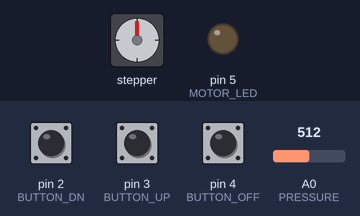
Bench run of a sketch on a simulated Arduino Uno, built with avr-gcc and run on an emulated ATmega328P. Shown: stepper motor, output pins drawn as LEDs (lit = HIGH). The test bench sets the inputs (shaded band); at power-on: pin 4 (BUTTON_OFF) LOW, A0 (PRESSURE) = 512, pin 2 (BUTTON_DN) LOW, pin 3 (BUTTON_UP) LOW. Stepper angles assume 200 steps per turn.

Above: at 1.2 s.
1.3 s: pin 4 (BUTTON_OFF) pulled HIGH for 0.15 s
At 2.2 s:
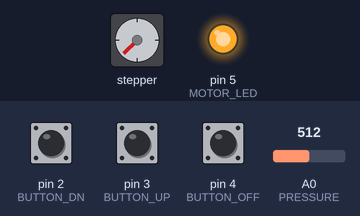
3.3 s: A0 (PRESSURE) set to 480
4.8 s: A0 (PRESSURE) set to 454
At 5.5 s:
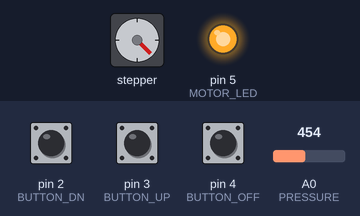
6.6 s: pin 2 (BUTTON_DN) pulled HIGH for 1 s
At 8.1 s:
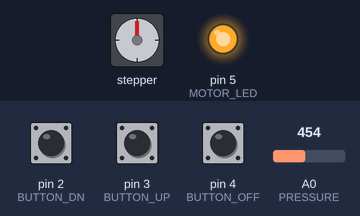
Timing chart, 0 to 9.6 s (numbered marks = the images above; inputs shaded):
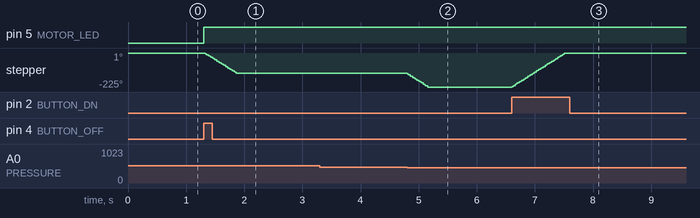

Measured:
- the behaviour switches between 466 and 465 on A0 (PRESSURE) (found by bisection; images 1 and 2)
- after the input at 1.3 s, pin 5 (MOTOR_LED): LOW → HIGH at once; stepper: turns 135° counter-clockwise in 0.56 s, starting at once
- after the input at 3.3 s, every drawn part: stays the same
- after the input at 4.8 s, stepper: turns 90° counter-clockwise in 0.35 s, starting at once
- after the input at 6.6 s, stepper: turns 225° clockwise in 0.91 s, starting at once

The sketch:

multiStepV3.ino
```cpp
/******************************************************************************
*JAMES ROSS
*6 FEBRUARY 2016
*PROJECT: PSI pressure value w/ stepper motor.
*
*ABSTRACT: Program to monitor pressure and adjust by
*activating a stepper controlled preseure relief valve.
******************************************************************************/

//#define DEBUG 1    //comment out to suppress debug prints
#include <Wire.h>
#include <Adafruit_PWMServoDriver.h>
#include <Adafruit_MotorShield.h>
#include "multiStepV3.h"

//************************ function prototypes ********************************
void motor_off();                   // checks power button, resets values.
void init_valve();                  // initialize the LED, coils.
int16_t step_level();               // check what step size is required.
void open_valve(int16_t stepSize);  // opens valve, decreases pressure.
void close_valve(int16_t stepSize); // close valve, increase pressure.
//void increase_pressure_ISR();       // interupt service routine
//void decrease_pressure_ISR();       // interupt service routine

//**************************** MACROS *****************************************
/******************************************************************************
*        MAN_OPEN: routine for opening valve manually setting flag
******************************************************************************/
#define MAN_OPEN(stepSize, initFlag){                                          \
    manualOpenStep += stepSize;                                                \
    open_valve(stepSize);                                                      \
    initFlag = true;                                                           \
}//end MAN_OPEN

/******************************************************************************
*               STEP_LEVEL: Find appropriate step level
******************************************************************************/
#define STEP_LEVEL(stepLevel, pressure, target){                               \
    int16_t DIST = DIST_TGT(target, pressure);                                 \
    DEBUG_STATE_PRINT("STEP_CHECK", target, pressure);                         \
    DEBUG_PRINT("DIST = ");                                                    \
    DEBUG_PRINTNL(DIST);                                                       \
    if     (DIST < OFFSET_ONE  ) {  stepLevel = LVL_ZERO;   }                  \
    else if(DIST > OFFSET_SIX  ) {  stepLevel = LVL_SIX;    }                  \
    else if(DIST > OFFSET_FIVE ) {  stepLevel = LVL_FIVE;   }                  \
    else if(DIST > OFFSET_FOUR ) {  stepLevel = LVL_FOUR;   }                  \
    else if(DIST > OFFSET_THREE) {  stepLevel = LVL_THREE;  }                  \
    else if(DIST > OFFSET_TWO  ) {  stepLevel = LVL_TWO;    }                  \
    else if(DIST > OFFSET_ONE  ) {  stepLevel = LVL_ONE;    }                  \
}//end STEP_LEVEL

//****************** variable declarations ************************************
volatile int16_t targetPressure = 0;   // Arbitrarily set to about 3000psi.
volatile int16_t sensorValue    = 0;   // Return value from pressure read.
volatile int16_t stepLvl        = 0;   // selects step level for pressure
int16_t openStepCount  = 0;   // count from starting position opened.
int16_t manualOpenStep = 0;   // The steps manually opening valve occured.
bool    manualInit     = LOW; // manual initialization was used
bool    switchDn       = LOW; // active low switch flag, toggle down
bool    switchUp       = LOW; // active low switch flag, toggle up
bool    motorPower     = LOW; // keep motor off/on

// shield object
Adafruit_MotorShield AFMS = Adafruit_MotorShield();
// stepper object w/ number of motors. counts, port#2 (m3 m4)
Adafruit_StepperMotor *myMotor = AFMS.getStepper(STEP_REV, STEP_CH);

/******************************************************************************
*                           VOID SETUP:
******************************************************************************/
void setup(){ // Setup called once in every program to initialize everything.
    AFMS.begin();           // default frequency 1.6KHz
    Serial.begin(SERIAL_V); // prints out analog voltage on display

    // motor setup routines
    myMotor->setSpeed(XXRPM);
    myMotor->release();

    pinMode(PRESSURE,   INPUT); // pressure reading from sensor
    pinMode(BUTTON_DN,  INPUT); // pressure increase button
    pinMode(BUTTON_UP,  INPUT); // pressure decrease button
    pinMode(BUTTON_OFF, INPUT); // sepper motor off button

    pinMode(MOTOR_LED, OUTPUT); // motor power green LED

    // Interupts only works on pins 2,3 for ATMEGA328
    //attachInterrupt(0, decrease_pressure_ISR, LOW);
    //attachInterrupt(1, increase_pressure_ISR, HIGH);
} // end setup

/******************************************************************************
*                           VOID LOOP:
******************************************************************************/
void loop(){
    while(LOW == digitalRead(BUTTON_OFF)){ motor_off(); }//check power button

    init_valve();    // initialize the valve and set initial targetPressure
    manual_toggle(); // check for manual override with toggle switch

    sensorValue = analogRead(PRESSURE);
    STEP_LEVEL(stepLvl, sensorValue, targetPressure); // stepLvl from pressure
    DEBUG_PRINT("STEP_LEVEL = ");
    DEBUG_PRINTNL(stepLvl);

//**************** Acheive target pressure ************************************
    if(sensorValue > targetPressure){
        open_valve(stepLvl);
        DEBUG_STATE_PRINT("HIGH", targetPressure, sensorValue);
    }//end if
    else if(sensorValue < targetPressure){
        close_valve(stepLvl+DBL_QCK_STEP);
        DEBUG_STATE_PRINT("LOW", targetPressure, sensorValue);
    }//end else if
    else{
        myMotor->release();
        DEBUG_STATE_PRINT("STEADY", targetPressure, sensorValue);
    }// end else
} // end loop()

/******************************************************************************
*                       VOID MOTOR_OFF:
******************************************************************************/
void motor_off(){
    myMotor->release();
    digitalWrite(MOTOR_LED, LOW); // motor power light OFF
    motorPower     = LOW;
    openStepCount  = 0;
    manualOpenStep = 0;
    DEBUG_PRINTNL("Motor OFF");
}//end motor_off

/******************************************************************************
*                       VOID INIT_VALVE:
******************************************************************************/
void init_valve(){
    digitalWrite(MOTOR_LED, HIGH); // motor power light ON
    // Enable to coils.
    if(false == motorPower){
        targetPressure = analogRead(PRESSURE);
        myMotor->step(INIT_STEP, BACKWARD, INTERLEAVE);
        delay(10);
        myMotor->step(INIT_STEP, FORWARD, INTERLEAVE);
        delay(10);
        motorPower = true;
    }//end if
}// end init_valve

/******************************************************************************
*                       VOID MANUAL_TOGGLE:
******************************************************************************/
void manual_toggle(){
    do{ // check toggle switch, react when appropriate
        if(LOW == (switchDn = digitalRead(BUTTON_DN))){
          sensorValue = analogRead(PRESSURE);
            if(manualOpenStep < MAN_MAX_SML && sensorValue > SET_MAN_PR){
                MAN_OPEN(QCK_STEP, manualInit);
                DEBUG_PRINTNL("HIGH pressure, SMALL max");
            }//end if
          else if(manualOpenStep < MAN_MAX_LRG && sensorValue <= SET_MAN_PR){
                MAN_OPEN(QCK_STEP, manualInit);
                DEBUG_PRINTNL("LOW pressure, LARGE max");
            }//end else if
         }//end if
        else if(LOW == (switchUp = digitalRead(BUTTON_UP))){
            close_valve(QCK_STEP);
            manualInit = true;
        }//end else
    }while(LOW == switchDn || LOW == switchUp);

    if(true == manualInit){ // if manual open was engaged
        targetPressure = analogRead(PRESSURE);
        close_valve(manualOpenStep);
        manualOpenStep = 0;
        manualInit = false;
    }// end if
}//end manual_toggle

/******************************************************************************
*                       VOID OPEN_VALVE:
******************************************************************************/
void open_valve(int16_t stepSize){
    myMotor->step(stepSize, BACKWARD, INTERLEAVE);
    openStepCount += stepSize;
    delay(10);
    DEBUG_PRINTNL("OPENING Valve, Decreasing Pressure");
}// end open_valve

/******************************************************************************
*                       VOID CLOSE_VALVE:
******************************************************************************/
void close_valve(int16_t stepSize){
    if(openStepCount > 0){
        if((openStepCount - stepSize) >= 0){ // check for over-closing
            myMotor->step(stepSize, FORWARD, INTERLEAVE);
            delay(10);
            openStepCount -= stepSize;
        }//end if
        else{ // fully close the valve
            while(openStepCount > QCK_STEP){ // quick close
                myMotor->step(QCK_STEP, FORWARD, INTERLEAVE);
                delay(10);
                openStepCount -= QCK_STEP;
            }//end while
            while(openStepCount > 0){ // single step to fully closed
                myMotor->step(SINGLE_STEP, FORWARD, INTERLEAVE);
                delay(10);
                --openStepCount;
            }//end while
        }//end else
    }//end if
    DEBUG_PRINTNL("CLOSING Valve, Increasing Pressure");
}// end close_valve

/******************************************************************************
*                   INTERRUPT SERVICE ROUTINES:
******************************************************************************/
/* TODO: Use interupts to test pressure reading vs act. on varous versions of
         the system for future reference */
/******************************************************************************
*           ISR TO CLOSE VALVE BASED ON BUTTON_DN PRESS:
******************************************************************************/
/* saved for future updates
void increase_pressure_ISR(){
    targetPressure += INC_TARGET;
}//end increase_pressure_ISR
*/
/******************************************************************************
*           ISR TO OPEN VALVE BASED ON BUTTON_UP PRESS:
******************************************************************************/
/* saved for future updates
void decrease_pressure_ISR(){
    targetPressure -= DEC_TARGET;
}//end decrease_pressure_ISR
*/
/******************************************************************************
*                               EOF
******************************************************************************/
```

multiStepV3.h
```cpp
/***********************************************************
*JAMES ROSS
*6 FEBRUARY 2016
*PROJECT: PSI pressure value w/ stepper motor.
*
*ABSTRACT: Header file defining pin assignments and
*common values used througout the program.
***********************************************************/

//************** Debug print macros ********************************************
#ifdef DEBUG
    #define DEBUG_STATE_PRINT(state, target, sens){                            \
        Serial.print("Pressure " state " , Target: ");                         \
        Serial.print(target);                                                  \
        Serial.print(" Sample: ");                                             \
        Serial.println(sens);                                                  \
    } //end debug_state_print

    #define DEBUG_PRINT(toPrint)   Serial.print(toPrint);
    #define DEBUG_PRINTNL(toPrint) Serial.println(toPrint);
#endif

#ifndef DEBUG // The macros do nothing.
    #define DEBUG_STATE_PRINT(state, target, sens)
    #define DEBUG_PRINT(toPrint)
    #define DEBUG_PRINTNL(toPrint)
#endif

// Arduino values
#define SERIAL_V     115200  // speed of serial connection

// Motor values
#define STEP_REV     200  // steps per revolution on the motor
#define STEP_CH      2    // associated stepper channel for the motor
#define XXRPM        60   // setup xx rpm of motor.
#define MAN_MAX_LRG  250  // max the valve will manually open with switch large
#define MAN_MAX_SML  150  // max the valve will manually open with switch small
#define SET_MAN_PR   465  // value for a point of pressure for manual op.

// Step levels
#define LVL_ZERO     1
#define LVL_ONE      2
#define LVL_TWO      3
#define LVL_THREE    4
#define LVL_FOUR     5
#define LVL_FIVE     7
#define LVL_SIX      10

// offset from desired target pressure reading
#define OFFSET_ONE   2
#define OFFSET_TWO   3
#define OFFSET_THREE 4
#define OFFSET_FOUR  6
#define OFFSET_FIVE  9
#define OFFSET_SIX   12

#define DIST_TGT(target,sensor) abs((target)-(sensor)) // distance from target

// Step sizes
#define INIT_STEP    1    // initial steps for coils
#define SINGLE_STEP  1    // single step
#define QCK_STEP     10   // quick step above single step
#define DBL_QCK_STEP 20   // double the above step. note: Manually maintained.

// ISR targetPressure granularity // saved for future version
//#define INC_TARGET  1   // increase ammount
//#define DEC_TARGET  1   // decrease ammount

// Physical pins:
#define PRESSURE    A0    // ANALOG INPUT FOR PRESSURE SENSOR
#define BUTTON_DN   2     // DECREASE PRESSURE
#define BUTTON_UP   3     // INCREASE PRESSURE
#define BUTTON_OFF  4     // DISABLE/ENABLE MOTOR
#define MOTOR_LED   5     // MOTOR POWER INDICATOR LED
/******************************************************************************
*                               EOF
******************************************************************************/
```
